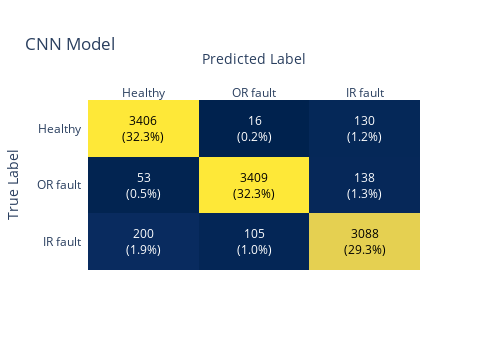

Here is the notebook cell this chart was saved with:
### Code cell
# Construimos una visualización para la matriz de confusión
z_test = confusion_matrix(np.argmax(testy,axis=1), np.argmax(pred_test,axis=1))
# Reformateo la matriz para que me quede mejor el gráfico
z_test[[0,2],:] = z_test[[2,0],:]
x = ['Healthy', 'OR fault', 'IR fault']
y = ['IR fault', 'OR fault', 'Healthy']

def format_text(z):
    return f'{z}<br>({z / np.sum(z_test) * 100:.1f}%)'

z_text = np.vectorize(format_text)(z_test)

heatmap = ff.create_annotated_heatmap(z_test, x=x, y=y, annotation_text=z_text, colorscale='cividis')
heatmap.update_layout(title_text='CNN Model',height=350,width=500,
                      xaxis_title="Predicted Label",yaxis_title="True Label")
heatmap.show()

### Figure 1 — Plotly figure (JSON) as saved in the notebook; plotly's stock layout.template omitted (floating-point values rounded to 4 significant figures)
{"data": [{"colorscale": [[0, "#00224e"], [0.1111, "#123570"], [0.2222, "#3b496c"], [0.3333, "#575d6d"], [0.4444, "#707173"], [0.5556, "#8a8678"], [0.6667, "#a59c74"], [0.7778, "#c3b369"], [0.8889, "#e1cc55"], [1, "#fee838"]], "reversescale": false, "showscale": false, "type": "heatmap", "x": ["Healthy", "OR fault", "IR fault"], "y": ["IR fault", "OR fault", "Healthy"], "z": [[200, 105, 3088], [53, 3409, 138], [3406, 16, 130]]}], "layout": {"annotations": [{"font": {"color": "#FFFFFF"}, "showarrow": false, "text": "200<br>(1.9%)", "x": "Healthy", "xref": "x", "y": "IR fault", "yref": "y"}, {"font": {"color": "#FFFFFF"}, "showarrow": false, "text": "105<br>(1.0%)", "x": "OR fault", "xref": "x", "y": "IR fault", "yref": "y"}, {"font": {"color": "#000000"}, "showarrow": false, "text": "3088<br>(29.3%)", "x": "IR fault", "xref": "x", "y": "IR fault", "yref": "y"}, {"font": {"color": "#FFFFFF"}, "showarrow": false, "text": "53<br>(0.5%)", "x": "Healthy", "xref": "x", "y": "OR fault", "yref": "y"}, {"font": {"color": "#000000"}, "showarrow": false, "text": "3409<br>(32.3%)", "x": "OR fault", "xref": "x", "y": "OR fault", "yref": "y"}, {"font": {"color": "#FFFFFF"}, "showarrow": false, "text": "138<br>(1.3%)", "x": "IR fault", "xref": "x", "y": "OR fault", "yref": "y"}, {"font": {"color": "#000000"}, "showarrow": false, "text": "3406<br>(32.3%)", "x": "Healthy", "xref": "x", "y": "Healthy", "yref": "y"}, {"font": {"color": "#FFFFFF"}, "showarrow": false, "text": "16<br>(0.2%)", "x": "OR fault", "xref": "x", "y": "Healthy", "yref": "y"}, {"font": {"color": "#FFFFFF"}, "showarrow": false, "text": "130<br>(1.2%)", "x": "IR fault", "xref": "x", "y": "Healthy", "yref": "y"}], "height": 350, "title": {"text": "CNN Model"}, "width": 500, "xaxis": {"dtick": 1, "gridcolor": "rgb(0, 0, 0)", "side": "top", "ticks": "", "title": {"text": "Predicted Label"}}, "yaxis": {"dtick": 1, "ticks": "", "ticksuffix": "  ", "title": {"text": "True Label"}}}}
